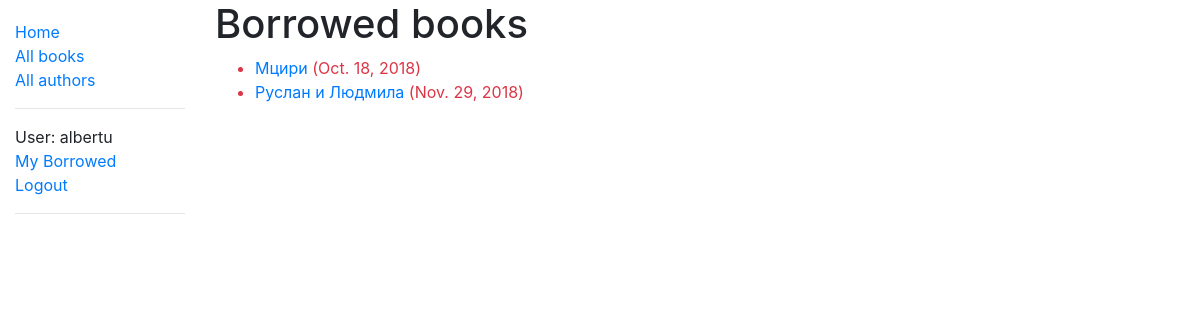
/catalog/mybooks/ (signed in), run on the app's committed database.
### catalog/models.py (models this page shows, shortened)
class BookInstance(models.Model):
    id = models.UUIDField(primary_key=True, default=uuid.uuid4, help_text='Unique ID for this particular book across whole library')
    book = models.ForeignKey('Book', on_delete=models.SET_NULL, null=True)
    imprint = models.CharField(max_length=200)
    due_back = models.DateField(null=True, blank=True)
    LOAN_STATUS = (
        ('m', 'Maintenance'),
        ('o', 'On loan'),
        ('a', 'Available'),
        ('r', 'Reserved')
    )
    status = models.CharField(max_length=1, choices=LOAN_STATUS, blank=True, default='m', help_text='Book availability')
    borrower = models.ForeignKey(User, on_delete=models.SET_NULL, null=True, blank=True)
    @property
    def is_overdue(self):
        if self.due_back and date.today() > self.due_back:
            return True
        return False
    class Meta:
        ordering = ['due_back']
        permissions = (('can_mark_returned', 'Set book as returned'),)

class Book(models.Model):
    title = models.CharField(max_length=200)
    author = models.ForeignKey('Author', on_delete=models.SET_NULL, null=True)
    summary = models.TextField(max_length=1000, help_text="Enter a brief description of the book")
    isbn = models.CharField('ISBN', max_length=13, help_text='13 Character <a href="https://www.isbn-international.org/content/what-isbn">ISBN number</a>')
    genre = models.ManyToManyField(Genre, help_text="Select a genre for this book")
    language = models.ForeignKey('Language', on_delete=models.SET_NULL, null=True)
    def display_genre(self):
        return ', '.join(genre.name for genre in self.genre.all()[:3])
    display_genre.short_description = 'Genre'

### catalog/views.py (the view)
# urls.py: path('mybooks/', LoanedBooksByUserListView.as_view(), name='my-borrowed'),
class LoanedBooksByUserListView(LoginRequiredMixin, generic.ListView):
    model = BookInstance
    paginate_by = 2
    template_name = 'catalog/bookinstance_list_borrowed_user.html'
    def get_queryset(self):
        return BookInstance.objects.filter(borrower=self.request.user).filter(status__exact='o').order_by('due_back')

### catalog/templates/catalog/bookinstance_list_borrowed_user.html
{% extends "base_generic.html" %}
{% block content %}
<h1>Borrowed books</h1>
{% if bookinstance_list %}
<ul>
    {% for bookinst in bookinstance_list %}
    <li class="{% if bookinst.is_overdue %}text-danger{% endif %}">
        <a href="{% url 'book-detail' bookinst.book.pk %}">{{bookinst.book.title}}</a> ({{ bookinst.due_back }})
    </li>
    {% endfor %}
</ul>
{% else %}
<p>There are no books borrowed.</p>
{% endif %}
{% endblock %}

### catalog/templates/base_generic.html (shortened to what this page needs)
{% load static %}
<!DOCTYPE html>
<html lang="en">
<head>
    <link rel="stylesheet" href="https://stackpath.bootstrapcdn.com/bootstrap/4.1.3/css/bootstrap.min.css">
    <link rel="stylesheet" href="{% static 'css/styles.css' %}">
</head>
<body>
    <div class="container-fluid">
        <div class="row">
            <div class="col-sm-2">
            {% block sidebar %}
            <ul class="sidebar-nav">
                <li><a href="{% url 'index' %}">Home</a></li>
                <li><a href="{% url 'books' %}">All books</a></li>
                <li><a href="{% url 'authors' %}">All authors</a></li>
                <hr>
                {% if user.is_authenticated %}
                    <li>User: {{ user.get_username }} </li>
                    <li><a href="{% url 'my-borrowed' %}">My Borrowed</a></li>
                    <li><a href="{% url 'logout' %}?next={{ request.path }}">Logout</a></li>
                {% else %}
                    <li><a href="{% url 'login' %}?next={{ request.path }}">Login</a></li>
                {% endif %}
                <hr>
            </ul>
            {% endblock %}
            </div>
            <div class="col-sm-10 ">
            {% block content %}{% endblock %}
            </div>
        </div>
        </div>
</body>
</html>

### catalog/static/css/styles.css (style rules this page uses)
.sidebar-nav { margin-top: 20px; padding: 0; list-style: none; }

### data on the page
BookInstance: book "Мцири", due_back "Oct. 18, 2018"
BookInstance: book "Руслан и Людмила", due_back "Nov. 29, 2018"

### other printed values
{{ user.get_username }} "albertu"
